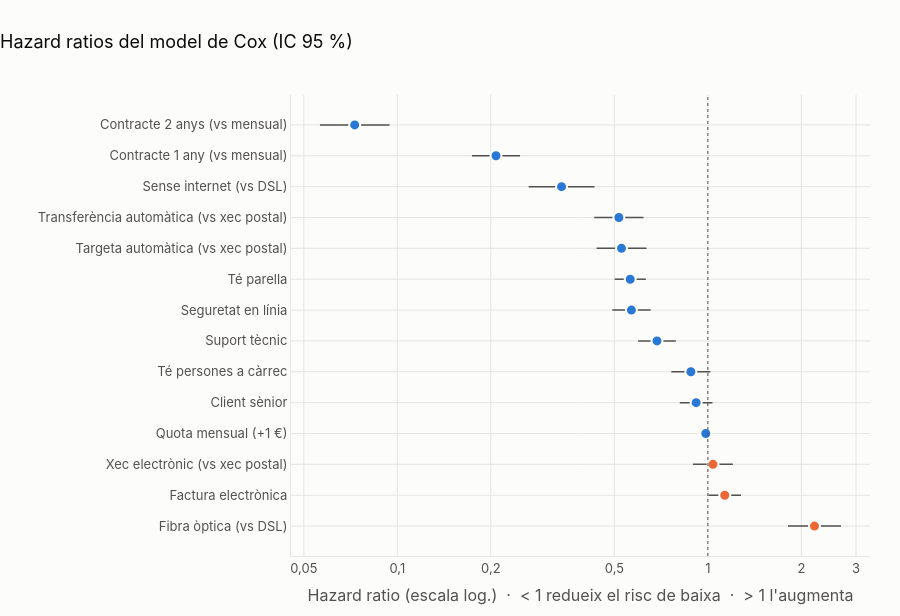

The notebook cell this image was saved under:
### Markdown cell above
## Hazard ratios

### Code cell
hr = taula_hazard_ratios(cph)
fig = fig_forest(hr, "Hazard ratios del model de Cox (IC 95 %)", NOMS_COVARIABLES)
exportar(fig, "cox_forest"); fig.show()
hr.assign(variable=hr.variable.map(NOMS_COVARIABLES))

### Figure 1 — Plotly figure (JSON) as saved in the notebook; plotly's stock layout.template omitted (floating-point values rounded to 4 significant figures)
{"data": [{"customdata": [[1.81, 2.684, 3.66e-15], [1.005, 1.279, 0.04181], [0.8958, 1.204, 0.6157], [0.9807, 0.9888, 1.337e-13], [0.8122, 1.035, 0.1596], [0.7629, 1.019, 0.0888], [0.5964, 0.7886, 1.21e-07], [0.4923, 0.654, 5.168e-15], [0.5009, 0.6313, 1.885e-22], [0.4381, 0.6344, 1.215e-11], [0.4306, 0.6207, 1.535e-12], [0.2648, 0.4316, 3.294e-18], [0.1739, 0.2485, 8.852e-67], [0.05636, 0.09438, 3.661e-88]], "error_x": {"array": [0.4799, 0.1453, 0.1655, 0.004019, 0.118, 0.1375, 0.1028, 0.08656, 0.069, 0.1072, 0.1037, 0.09355, 0.04058, 0.02145], "arrayminus": [0.3941, 0.1288, 0.1427, 0.004003, 0.1045, 0.1189, 0.08941, 0.0751, 0.06146, 0.08909, 0.0864, 0.07327, 0.03396, 0.01657], "color": "#52514e", "symmetric": false, "thickness": 1.5, "type": "data", "width": 0}, "hovertemplate": "<b>%{y}</b><br>HR = %{x:.2f}<br>IC 95 %: %{customdata[0]:.2f} – %{customdata[1]:.2f}<br>p = %{customdata[2]:.3g}<extra></extra>", "marker": {"color": ["#eb6834", "#eb6834", "#eb6834", "#2a78d6", "#2a78d6", "#2a78d6", "#2a78d6", "#2a78d6", "#2a78d6", "#2a78d6", "#2a78d6", "#2a78d6", "#2a78d6", "#2a78d6"], "line": {"color": "#fcfcfb", "width": 2}, "size": 11}, "mode": "markers", "showlegend": false, "type": "scatter", "x": [2.205, 1.133, 1.039, 0.9847, 0.9168, 0.8818, 0.6858, 0.5674, 0.5623, 0.5272, 0.517, 0.338, 0.2079, 0.07293], "y": ["Fibra òptica (vs DSL)", "Factura electrònica", "Xec electrònic (vs xec postal)", "Quota mensual (+1 €)", "Client sènior", "Té persones a càrrec", "Suport tècnic", "Seguretat en línia", "Té parella", "Targeta automàtica (vs xec postal)", "Transferència automàtica (vs xec postal)", "Sense internet (vs DSL)", "Contracte 1 any (vs mensual)", "Contracte 2 anys (vs mensual)"]}], "layout": {"font": {"color": "#52514e", "family": "Inter, Segoe UI, sans-serif", "size": 13}, "height": 616, "hoverlabel": {"bgcolor": "white", "font": {"color": "#0b0b0b"}}, "legend": {"font": {"color": "#0b0b0b"}, "orientation": "h", "x": 0, "xanchor": "left", "y": 1.01, "yanchor": "bottom"}, "margin": {"b": 60, "l": 60, "r": 30, "t": 95}, "paper_bgcolor": "#fcfcfb", "plot_bgcolor": "#fcfcfb", "separators": ",.", "shapes": [{"line": {"color": "#52514e", "dash": "dot", "width": 1}, "type": "line", "x0": 1, "x1": 1, "xref": "x", "y0": 0, "y1": 1, "yref": "y domain"}], "title": {"font": {"color": "#0b0b0b", "size": 18}, "text": "Hazard ratios del model de Cox (IC 95 %)", "x": 0, "xanchor": "left"}, "xaxis": {"gridcolor": "#e6e5e0", "linecolor": "#e6e5e0", "ticktext": ["0,05", "0,1", "0,2", "0,5", "1", "2", "3", "5"], "tickvals": [0.05, 0.1, 0.2, 0.5, 1, 2, 3, 5], "title": {"font": {"color": "#52514e"}, "text": "Hazard ratio (escala log.)  ·  < 1 redueix el risc de baixa  ·  > 1 l'augmenta"}, "type": "log", "zeroline": false}, "yaxis": {"automargin": true, "gridcolor": "#e6e5e0", "linecolor": "#e6e5e0", "title": {"font": {"color": "#52514e"}, "text": ""}, "zeroline": false}}}
